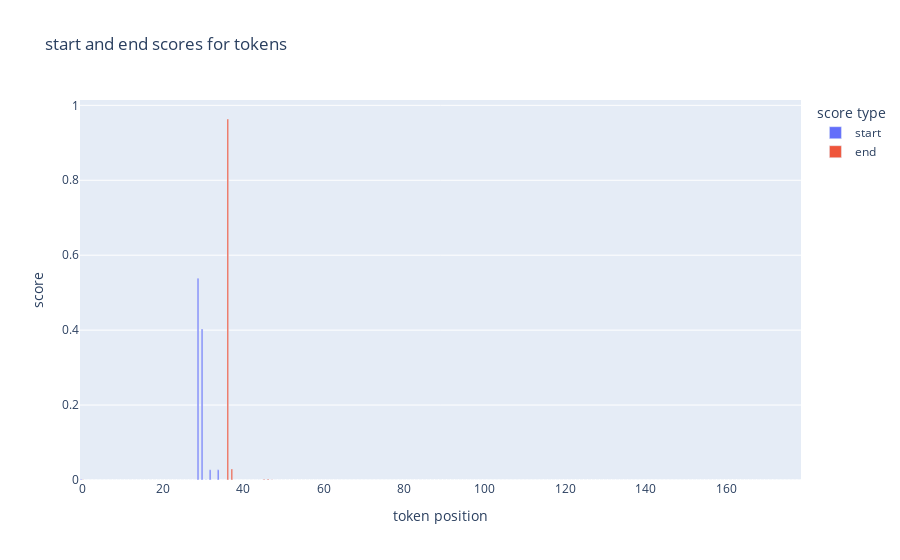

The notebook cell this image was saved under:
### Code cell
px.bar(scores_df,
       x='token position',
       y='score',
       color='score type',
       barmode='group',
       title='start and end scores for tokens')

### Figure 1 — Plotly figure (JSON) as saved in the notebook; plotly's stock layout.template omitted (floating-point values rounded to 4 significant figures; data arrays with more than 128 entries replaced by an {"elided": "..."} marker saying what was removed)
{"data": [{"alignmentgroup": "True", "hovertemplate": "score type=start<br>token position=%{x}<br>score=%{y}<extra></extra>", "legendgroup": "start", "marker": {"color": "#636efa", "pattern": {"shape": ""}}, "name": "start", "offsetgroup": "start", "orientation": "v", "showlegend": true, "textposition": "auto", "type": "bar", "x": {"elided": "179 int values"}, "xaxis": "x", "y": {"elided": "179 float values"}, "yaxis": "y"}, {"alignmentgroup": "True", "hovertemplate": "score type=end<br>token position=%{x}<br>score=%{y}<extra></extra>", "legendgroup": "end", "marker": {"color": "#EF553B", "pattern": {"shape": ""}}, "name": "end", "offsetgroup": "end", "orientation": "v", "showlegend": true, "textposition": "auto", "type": "bar", "x": {"elided": "179 int values"}, "xaxis": "x", "y": {"elided": "179 float values"}, "yaxis": "y"}], "layout": {"barmode": "group", "legend": {"title": {"text": "score type"}, "tracegroupgap": 0}, "title": {"text": "start and end scores for tokens"}, "xaxis": {"anchor": "y", "domain": [0, 1], "title": {"text": "token position"}}, "yaxis": {"anchor": "x", "domain": [0, 1], "title": {"text": "score"}}}}
